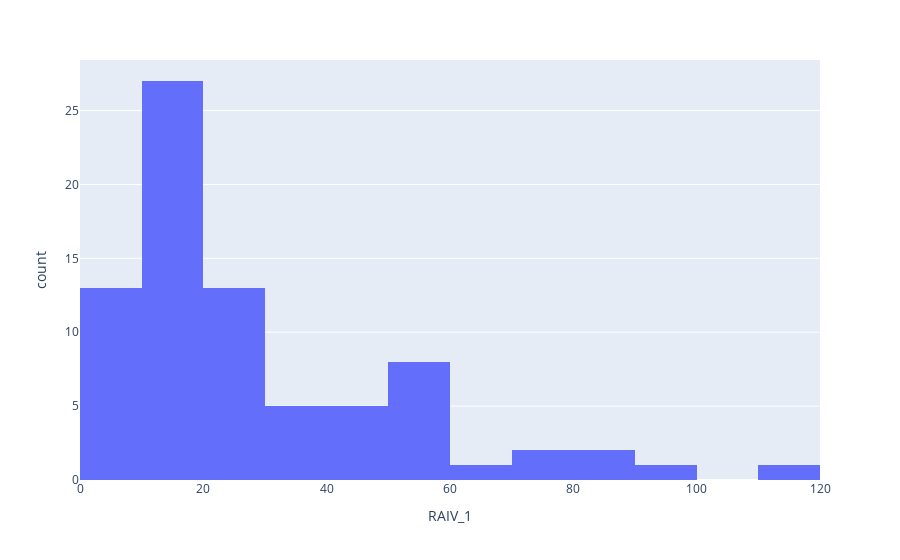

The notebook cell this image was saved under:
### Code cell
# y값 뷸균형 확인하기
import plotly.express as px

fig=px.histogram(y_test, x='RAIV_1')
fig.show()

### Figure 1 — Plotly figure (JSON) as saved in the notebook; plotly's stock layout.template omitted (floating-point values rounded to 4 significant figures)
{"data": [{"alignmentgroup": "True", "bingroup": "x", "hovertemplate": "RAIV_1=%{x}<br>count=%{y}<extra></extra>", "legendgroup": "", "marker": {"color": "#636efa", "pattern": {"shape": ""}}, "name": "", "offsetgroup": "", "orientation": "v", "showlegend": false, "type": "histogram", "x": [21.8, 17.9, 8.1, 30.4, 60.5, 13.1, 14.2, 45.6, 6.7, 15.2, 16.8, 24, 28.8, 55.6, 9.9, 29.1, 85.4, 36.5, 12.3, 51.1, 30.5, 14.9, 93.6, 13.4, 55.6, 8.6, 12.6, 16.1, 43.9, 11.2, 6.1, 51.1, 20.6, 20.6, 15.3, 7.1, 57.8, 29.1, 88.5, 15, 5.1, 22.6, 52.6, 9.6, 23.7, 42.1, 21.6, 10.9, 6.6, 11.7, 12.8, 46.2, 25.8, 24.7, 10.8, 16.8, 8.8, 21.8, 46, 10.1, 18.1, 36.5, 11.9, 15.3, 7.1, 18.5, 74.6, 14, 74.6, 6.5, 57.7, 4.6, 56.3, 19.7, 114, 36.5, 14.1, 19.4], "xaxis": "x", "yaxis": "y"}], "layout": {"barmode": "relative", "legend": {"tracegroupgap": 0}, "margin": {"t": 60}, "xaxis": {"anchor": "y", "domain": [0, 1], "title": {"text": "RAIV_1"}}, "yaxis": {"anchor": "x", "domain": [0, 1], "title": {"text": "count"}}}}
